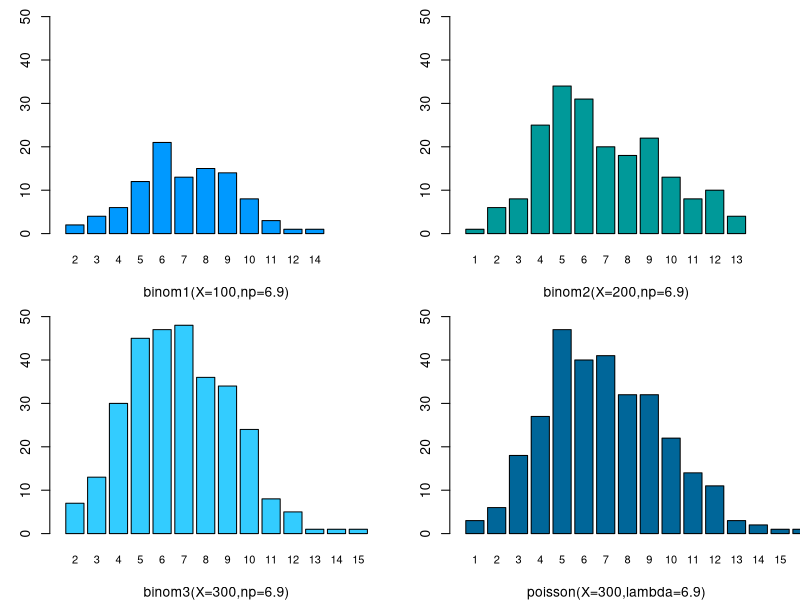
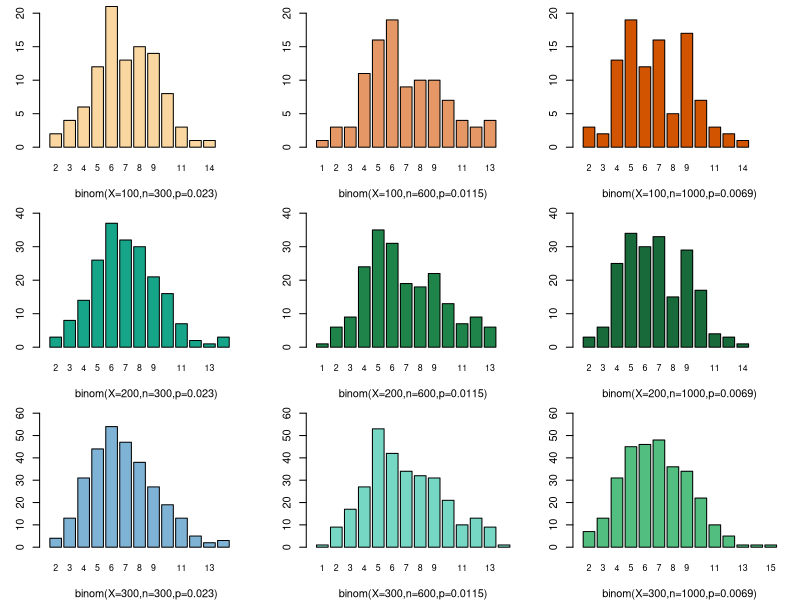

The R script that drew these images, in order:
n=300
lambda=6.9
p = lambda/n
#generating the random numbers
set.seed(1)
sample1 <- rbinom(100,300,p)
set.seed(2)
sample2 <- rbinom(200,300,p)
set.seed(3)
sample3 <- rbinom(300,300,p)

set.seed(4)
Psample <- rpois(300,lambda)

#FrequencyTables
Bfreqtable1 <- transform(table(sample1))
colnames(Bfreqtable1) <- c("Binomial RV Sample 1","Frequency")
Bfreqtable2 <- transform(table(sample2))
colnames(Bfreqtable2) <- c("Binomial RV Sample 2","Frequency")
Bfreqtable3 <- transform(table(sample3))
colnames(Bfreqtable3) <- c("Binomial RV Sample 3","Frequency")
Pfreqtable <- transform(table(Psample))
colnames(Pfreqtable) <- c("Poisson RV Sample 1","Frequency")
Bfreqtable1;Bfreqtable2;Bfreqtable3;Pfreqtable

# Bar Diagrams
par(mfrow=c(2,2),mar=c(4,3,1,1))
barplot(Bfreqtable1$Frequency,names.arg = as.character(Bfreqtable1$`Binomial RV Sample 1`),col="#0099FF",xlim=c(0,17),ylim = c(0,50),cex.names = 0.8,xlab = "binom1(X=100,np=6.9)")
barplot(Bfreqtable2$Frequency,names.arg = as.character(Bfreqtable2$`Binomial RV Sample 2`),col="#009999",xlim=c(0,17),ylim = c(0,50),cex.names = 0.8,xlab = "binom2(X=200,np=6.9)")
barplot(Bfreqtable3$Frequency,names.arg = as.character(Bfreqtable3$`Binomial RV Sample 3`),col="#33CCFF",xlim=c(0,17),ylim = c(0,50),cex.names = 0.8,xlab = "binom3(X=300,np=6.9)")
barplot(Pfreqtable$Frequency,names.arg = as.character(Pfreqtable$`Poisson RV Sample 1`),col="#006699",xlim=c(0,17),ylim = c(0,50),cex.names = 0.8,xlab = "poisson(X=300,lambda=6.9)")



#Normal's Approximation to binomial

n1=300; n2=600; n3=1000
p1=6.9/n1; p2=6.9/n2; p3=6.9/n3
X1=100; X2=200; X3=300

#Generating random numbers 

set.seed(1)
S1 <- rbinom(X1,n1,p1)
set.seed(2)
S2 <- rbinom(X1,n2,p2)
set.seed(3)
S3 <- rbinom(X1,n3,p3)

set.seed(1)
S4 <- rbinom(X2,n1,p1)
set.seed(2)
S5 <- rbinom(X2,n2,p2)
set.seed(3)
S6 <- rbinom(X2,n3,p3)

set.seed(1)
S7 <- rbinom(X3,n1,p1)
set.seed(2)
S8 <- rbinom(X3,n2,p2)
set.seed(3)
S9 <- rbinom(X3,n3,p3)


#Frequency Tables
freqtabS1 <- transform(table(S1)); freqtabS2 <- transform(table(S2)); freqtabS3 <- transform(table(S3))
freqtabS4 <- transform(table(S4)); freqtabS5 <- transform(table(S5)); freqtabS6 <- transform(table(S6))
freqtabS7 <- transform(table(S7)); freqtabS8 <- transform(table(S8)); freqtabS9 <- transform(table(S9))

#Combined Bar plot
par(mfrow=c(3,3))
barplot(freqtabS1$Freq,names.arg = as.character(freqtabS1$S1),xlim = c(0,17),ylim = c(0,20),xlab="binom(X=100,n=300,p=0.023)",cex.names = 0.8,col="#FAD7A0")
barplot(freqtabS2$Freq,names.arg = as.character(freqtabS2$S2),xlim = c(0,17),ylim = c(0,20),xlab="binom(X=100,n=600,p=0.0115)",cex.names = 0.8,col="#E59866")
barplot(freqtabS3$Freq,names.arg = as.character(freqtabS3$S3),xlim = c(0,17),ylim = c(0,20),xlab="binom(X=100,n=1000,p=0.0069)",cex.names = 0.8,col="#D35400")

barplot(freqtabS4$Freq,names.arg = as.character(freqtabS4$S4),xlim = c(0,17),ylim = c(0,40),cex.names = 0.8,col="#17A589",xlab="binom(X=200,n=300,p=0.023)")
barplot(freqtabS5$Freq,names.arg = as.character(freqtabS5$S5),xlim = c(0,17),ylim = c(0,40),cex.names = 0.8,col="#1E8449",xlab="binom(X=200,n=600,p=0.0115)")
barplot(freqtabS6$Freq,names.arg = as.character(freqtabS6$S6),xlim = c(0,17),ylim = c(0,40),cex.names = 0.8,col="#186A3B",xlab="binom(X=200,n=1000,p=0.0069)")

barplot(freqtabS7$Freq,names.arg = as.character(freqtabS7$S7),xlim = c(0,17),ylim = c(0,60),cex.names = 0.8,col="#7FB3D5",xlab="binom(X=300,n=300,p=0.023)")
barplot(freqtabS8$Freq,names.arg = as.character(freqtabS8$S8),xlim = c(0,17),ylim = c(0,60),cex.names = 0.8,col="#76D7C4",xlab="binom(X=300,n=600,p=0.0115)")
barplot(freqtabS9$Freq,names.arg = as.character(freqtabS9$S9),xlim = c(0,17),ylim = c(0,60),cex.names = 0.8,col="#52BE80",xlab="binom(X=300,n=1000,p=0.0069)")








